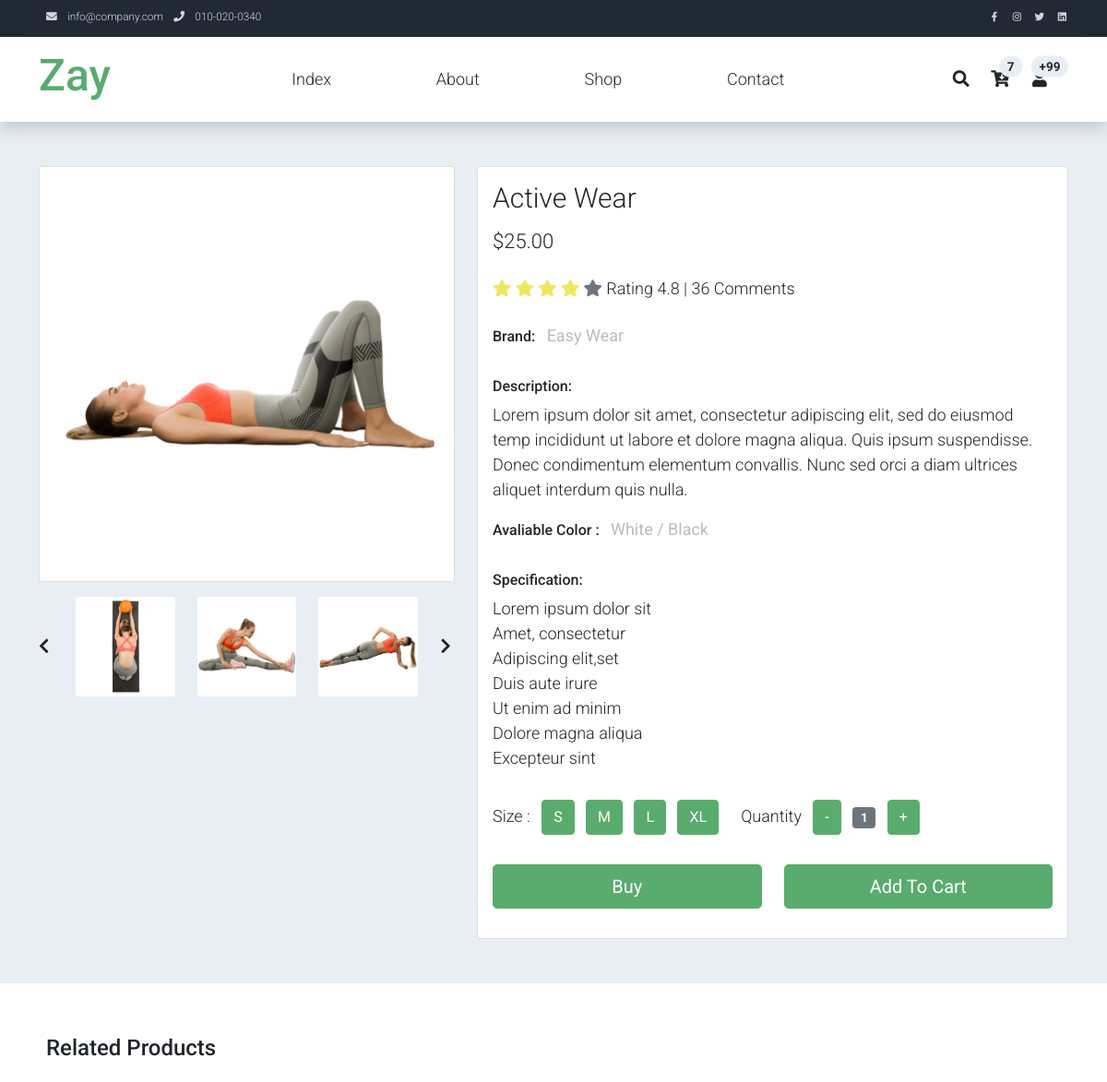
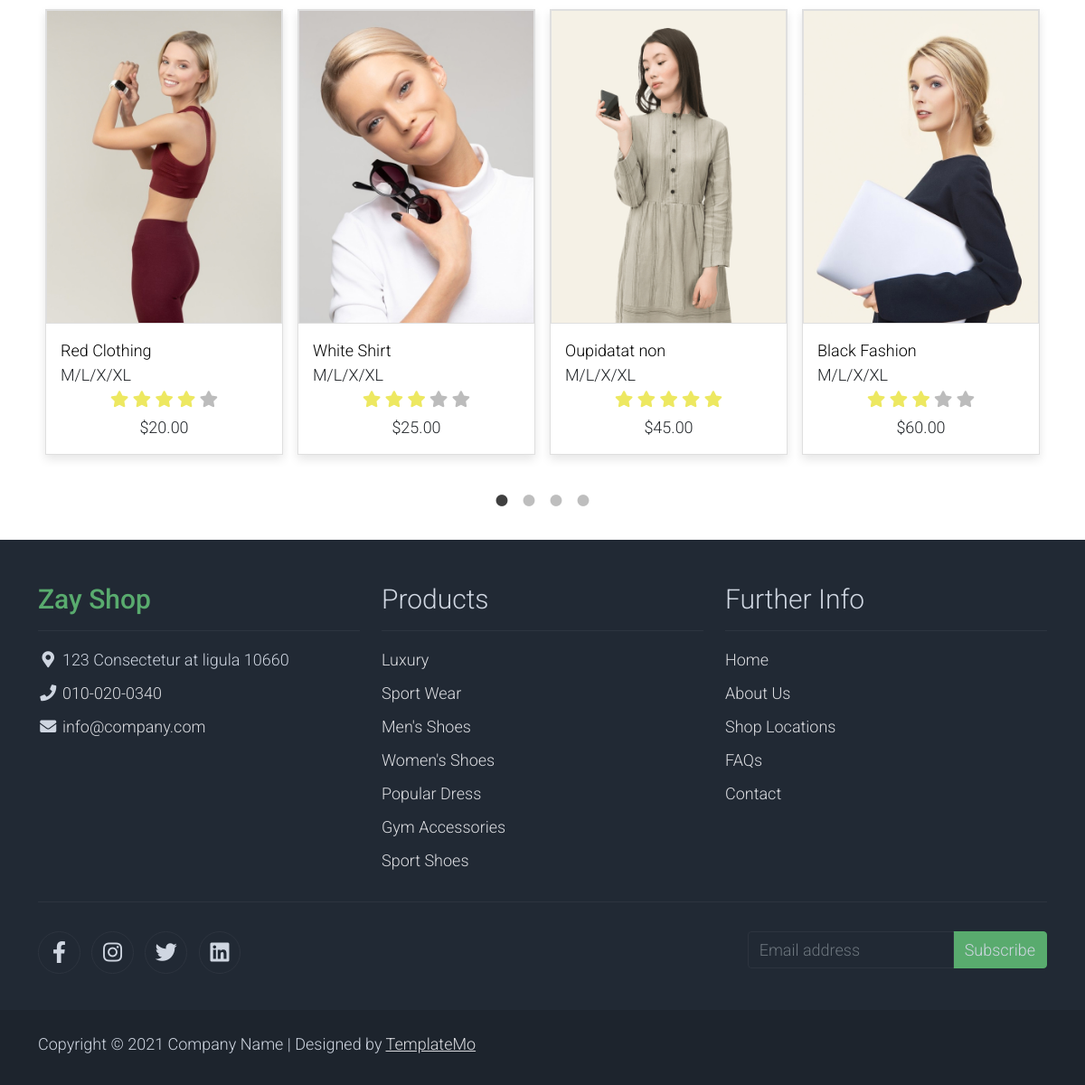
The app's page /extra_virgin/shop-single.php?body_id=2 with its own data (2 pictures, top to bottom).
### tables this page shows
CREATE TABLE `menus` (
  `id` int NOT NULL,
  `file_name` varchar(45) NOT NULL,
  `name` varchar(45) NOT NULL,
  `created_at` datetime DEFAULT NULL,
  `updated_at` datetime DEFAULT NULL
);

CREATE TABLE `body` (
  `id` int NOT NULL,
  `content` text NOT NULL
);

### extra_virgin/db/connection.php (called while the page is built, shortened)
<?php
class Connection
{
    public $connection;
    public function __construct($db_name, $host, $username, $password)
    {
        try {
            $this->connection = new \PDO("mysql:host=$host;dbname=$db_name", $username, $password);
        } catch (\PDOException $e) {
            echo "Connection failed: " . $e->getMessage() . "<br>";
        }
        return $this->connection;
    }
    public function get_menu()
    {
        $menu_items = [];
        $sql = "SELECT * FROM menus";
        try {
            $query = $this->connection->query($sql);
            while ($row = $query->fetch()) {
                $menu_items[] = [
                    'id' => $row['id'],
                    'name' => $row['name'],
                    'file_name' => $row['file_name'],
                ];
            }
        } catch (\PDOException $e) {
            echo "Error on get menus: " . $e->getMessage() . "<br>";
        }
        return $menu_items;
    }
    public function get_body_detail($id)
    {
        $body = [];
        $sql = "SELECT * FROM body WHERE id=" . $id;
        try {
            $query = $this->connection->query($sql);
            $body = $query->fetch();
        } catch (\PDOException $e) {
            echo "Error on get body detail: " . $e->getMessage() . "<br>";
        }
        return $body;
    }
}

### extra_virgin/shop-single.php (the view, shortened to what this page needs)
<!DOCTYPE html>
<html lang="en">
<head>
    <link rel="stylesheet" href="assets/css/bootstrap.min.css">
    <link rel="stylesheet" href="assets/css/templatemo.css">
    <link rel="stylesheet" href="assets/css/custom.css">
    <link rel="stylesheet" href="assets/css/fontawesome.min.css">
    <link rel="stylesheet" type="text/css" href="assets/css/slick.min.css">
    <link rel="stylesheet" type="text/css" href="assets/css/slick-theme.css">
</head>
<body>
<nav class="navbar navbar-expand-lg bg-dark navbar-light d-none d-lg-block" id="templatemo_nav_top">
    <div class="container text-light">
        <div class="w-100 d-flex justify-content-between">
            <div>
                <i class="fa fa-envelope mx-2"></i>
                <a class="navbar-sm-brand text-light text-decoration-none" href="mailto:info@company.com">info@company.com</a>
                <i class="fa fa-phone mx-2"></i>
                <a class="navbar-sm-brand text-light text-decoration-none" href="tel:010-020-0340">010-020-0340</a>
            </div>
            <div>
                <a class="text-light" href="https://fb.com/templatemo" target="_blank" rel="sponsored"><i
                            class="fab fa-facebook-f fa-sm fa-fw me-2"></i></a>
                <a class="text-light" href="https://www.instagram.com/" target="_blank"><i
                            class="fab fa-instagram fa-sm fa-fw me-2"></i></a>
                <a class="text-light" href="https://twitter.com/" target="_blank"><i
                            class="fab fa-twitter fa-sm fa-fw me-2"></i></a>
                <a class="text-light" href="https://www.linkedin.com/" target="_blank"><i
                            class="fab fa-linkedin fa-sm fa-fw"></i></a>
            </div>
        </div>
    </div>
</nav>
<nav class="navbar navbar-expand-lg navbar-light shadow">
    <div class="container d-flex justify-content-between align-items-center">
        <a class="navbar-brand text-success logo h1 align-self-center" href="index.php">
            Zay
        </a>
        <div class="align-self-center collapse navbar-collapse flex-fill  d-lg-flex justify-content-lg-between"
             id="templatemo_main_nav">
            <div class="flex-fill">
                <ul class="nav navbar-nav d-flex justify-content-between mx-lg-auto">
                    <?php
                    foreach ($GLOBALS["db"]->get_menu() as $item) {
                        ?>
                        <li class="nav-item">
                            <a class="nav-link" href="<?php echo $item['file_name'] ?>?id=<?php echo $item['id']; ?>">
                                <?php echo $item["name"] ?>
                            </a>
                        </li>
                        <?php
                    }
                    ?>
                </ul>
            </div>
            <div class="navbar align-self-center d-flex">
                <a class="nav-icon d-none d-lg-inline" href="#" data-bs-toggle="modal"
                   data-bs-target="#templatemo_search">
                    <i class="fa fa-fw fa-search text-dark mr-2"></i>
                </a>
                <a class="nav-icon position-relative text-decoration-none" href="#">
                    <i class="fa fa-fw fa-cart-arrow-down text-dark mr-1"></i>
                    <span class="position-absolute top-0 left-100 translate-middle badge rounded-pill bg-light text-dark">7</span>
                </a>
                <a class="nav-icon position-relative text-decoration-none" href="#">
                    <i class="fa fa-fw fa-user text-dark mr-3"></i>
                    <span class="position-absolute top-0 left-100 translate-middle badge rounded-pill bg-light text-dark">+99</span>
                </a>
            </div>
        </div>
    </div>
</nav>
<section class="bg-light">
    <?php
    echo $GLOBALS["db"]->get_body_detail($_GET['body_id'])['content'];
    ?>
</section>
<section class="py-5">
    <div class="container">
        <div class="row text-left p-2 pb-3">
            <h4>Related Products</h4>
        </div>
        <div id="carousel-related-product">
            <div class="p-2 pb-3">
                <div class="product-wap card rounded-0">
                    <div class="card rounded-0">
                        <img class="card-img rounded-0 img-fluid" src="assets/img/shop_08.jpg">
                    </div>
                    <div class="card-body">
                        <a href="shop-single.html" class="h3 text-decoration-none">Red Clothing</a>
                        <ul class="w-100 list-unstyled d-flex justify-content-between mb-0">
                            <li>M/L/X/XL</li>
                        </ul>
                        <ul class="list-unstyled d-flex justify-content-center mb-1">
                            <li>
                                <i class="text-warning fa fa-star"></i>
                                <i class="text-warning fa fa-star"></i>
                                <i class="text-warning fa fa-star"></i>
                                <i class="text-warning fa fa-star"></i>
                                <i class="text-muted fa fa-star"></i>
                            </li>
                        </ul>
                        <p class="text-center mb-0">$20.00</p>
                    </div>
                </div>
            </div>
            <div class="p-2 pb-3">
                <div class="product-wap card rounded-0">
                    <div class="card rounded-0">
                        <img class="card-img rounded-0 img-fluid" src="assets/img/shop_09.jpg">
                    </div>
                    <div class="card-body">
                        <a href="shop-single.html" class="h3 text-decoration-none">White Shirt</a>
                        <ul class="w-100 list-unstyled d-flex justify-content-between mb-0">
                            <li>M/L/X/XL</li>
                        </ul>
                        <ul class="list-unstyled d-flex justify-content-center mb-1">
                            <li>
                                <i class="text-warning fa fa-star"></i>
                                <i class="text-warning fa fa-star"></i>
                                <i class="text-warning fa fa-star"></i>
                                <i class="text-muted fa fa-star"></i>
                                <i class="text-muted fa fa-star"></i>
                            </li>
                        </ul>
                        <p class="text-center mb-0">$25.00</p>
                    </div>
                </div>
            </div>
            <div class="p-2 pb-3">
                <div class="product-wap card rounded-0">
                    <div class="card rounded-0">
                        <img class="card-img rounded-0 img-fluid" src="assets/img/shop_10.jpg">
                    </div>
                    <div class="card-body">
                        <a href="shop-single.html" class="h3 text-decoration-none">Oupidatat non</a>
                        <ul class="w-100 list-unstyled d-flex justify-content-between mb-0">
                            <li>M/L/X/XL</li>
                        </ul>
                        <ul class="list-unstyled d-flex justify-content-center mb-1">
                            <li>
                                <i class="text-warning fa fa-star"></i>
                                <i class="text-warning fa fa-star"></i>
                                <i class="text-warning fa fa-star"></i>
                                <i class="text-warning fa fa-star"></i>
                                <i class="text-warning fa fa-star"></i>
                            </li>
                        </ul>
                        <p class="text-center mb-0">$45.00</p>
                    </div>
                </div>
            </div>
            <div class="p-2 pb-3">
                <div class="product-wap card rounded-0">
                    <div class="card rounded-0">
                        <img class="card-img rounded-0 img-fluid" src="assets/img/shop_11.jpg">
                    </div>
                    <div class="card-body">
                        <a href="shop-single.html" class="h3 text-decoration-none">Black Fashion</a>
                        <ul class="w-100 list-unstyled d-flex justify-content-between mb-0">
                            <li>M/L/X/XL</li>
                        </ul>
                        <ul class="list-unstyled d-flex justify-content-center mb-1">
                            <li>
                                <i class="text-warning fa fa-star"></i>
                                <i class="text-warning fa fa-star"></i>
                                <i class="text-warning fa fa-star"></i>
                                <i class="text-muted fa fa-star"></i>
                                <i class="text-muted fa fa-star"></i>
                            </li>
                        </ul>
                        <p class="text-center mb-0">$60.00</p>
                    </div>
                </div>
            </div>
        </div>
    </div>
</section>
<footer class="bg-dark" id="tempaltemo_footer">
    <div class="container">
        <div class="row">
            <div class="col-md-4 pt-5">
                <h2 class="h2 text-success border-bottom pb-3 border-light logo">Zay Shop</h2>
                <ul class="list-unstyled text-light footer-link-list">
                    <li>
                        <i class="fas fa-map-marker-alt fa-fw"></i>
                        123 Consectetur at ligula 10660
                    </li>
                    <li>
                        <i class="fa fa-phone fa-fw"></i>
                        <a class="text-decoration-none" href="tel:010-020-0340">010-020-0340</a>
                    </li>
                    <li>
                        <i class="fa fa-envelope fa-fw"></i>
                        <a class="text-decoration-none" href="mailto:info@company.com">info@company.com</a>
                    </li>
                </ul>
            </div>
            <div class="col-md-4 pt-5">
                <h2 class="h2 text-light border-bottom pb-3 border-light">Products</h2>
                <ul class="list-unstyled text-light footer-link-list">
                    <li><a class="text-decoration-none" href="#">Luxury</a></li>
                    <li><a class="text-decoration-none" href="#">Sport Wear</a></li>
                    <li><a class="text-decoration-none" href="#">Men's Shoes</a></li>
                    <li><a class="text-decoration-none" href="#">Women's Shoes</a></li>
                    <li><a class="text-decoration-none" href="#">Popular Dress</a></li>
                    <li><a class="text-decoration-none" href="#">Gym Accessories</a></li>
                    <li><a class="text-decoration-none" href="#">Sport Shoes</a></li>
                </ul>
            </div>
            <div class="col-md-4 pt-5">
                <h2 class="h2 text-light border-bottom pb-3 border-light">Further Info</h2>
                <ul class="list-unstyled text-light footer-link-list">
                    <li><a class="text-decoration-none" href="#">Home</a></li>
                    <li><a class="text-decoration-none" href="#">About Us</a></li>
                    <li><a class="text-decoration-none" href="#">Shop Locations</a></li>
                    <li><a class="text-decoration-none" href="#">FAQs</a></li>
                    <li><a class="text-decoration-none" href="#">Contact</a></li>
                </ul>
            </div>
        </div>
        <div class="row text-light mb-4">
            <div class="col-12 mb-3">
                <div class="w-100 my-3 border-top border-light"></div>
            </div>
            <div class="col-auto me-auto">
                <ul class="list-inline text-left footer-icons">
                    <li class="list-inline-item border border-light rounded-circle text-center">
                        <a class="text-light text-decoration-none" target="_blank" href="http://facebook.com/"><i
                                    class="fab fa-facebook-f fa-lg fa-fw"></i></a>
                    </li>
                    <li class="list-inline-item border border-light rounded-circle text-center">
                        <a class="text-light text-decoration-none" target="_blank" href="https://www.instagram.com/"><i
                                    class="fab fa-instagram fa-lg fa-fw"></i></a>
                    </li>
                    <li class="list-inline-item border border-light rounded-circle text-center">
                        <a class="text-light text-decoration-none" target="_blank" href="https://twitter.com/"><i
                                    class="fab fa-twitter fa-lg fa-fw"></i></a>
                    </li>
                    <li class="list-inline-item border border-light rounded-circle text-center">
                        <a class="text-light text-decoration-none" target="_blank" href="https://www.linkedin.com/"><i
                                    class="fab fa-linkedin fa-lg fa-fw"></i></a>
                    </li>
                </ul>
            </div>
            <div class="col-auto">
                <div class="input-group mb-2">
                    <input type="text" class="form-control bg-dark border-light" id="subscribeEmail"
                           placeholder="Email address">
                    <div class="input-group-text btn-success text-light">Subscribe</div>
                </div>
            </div>
        </div>
    </div>
    <div class="w-100 bg-black py-3">
        <div class="container">
            <div class="row pt-2">
                <div class="col-12">
                    <p class="text-left text-light">
                        Copyright &copy; 2021 Company Name
                        | Designed by <a rel="sponsored" href="https://templatemo.com" target="_blank">TemplateMo</a>
                    </p>
                </div>
            </div>
        </div>
    </div>
</footer>
</body>
</html>

### records on screen
menus: name "Index"
menus: name "About"
menus: name "Shop"
menus: name "Contact"
body: content (picture), content "Active Wear $25.00 Rating 4.8 | 36 Comments Brand: Easy Wear Description: Lorem ipsum dolor sit amet, consectetur adipiscing elit, sed do eiusmod temp incididunt ut labore et dolore magna aliqua. Quis ipsum suspendisse. Donec condimentum elementum convallis. Nunc sed orci a diam ultrices aliquet interdum quis nulla. Avaliable Color : White / Black Specification: Lorem ipsum dolor sit Amet, consectetur Adipiscing elit,set Duis aute irure Ut enim ad minim Dolore magna aliqua Excepteur sint Size : S M L XL Quantity - 1 + Buy Add To Cart"
